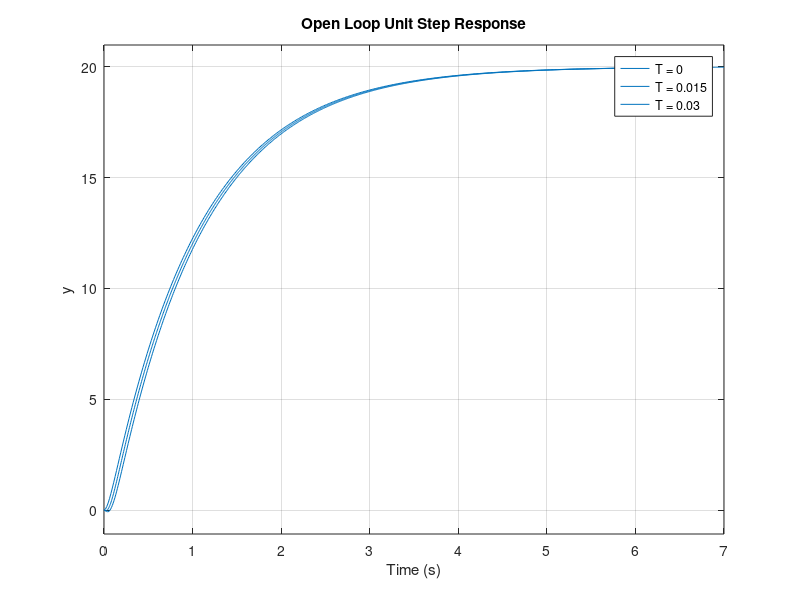

This figure's MATLAB source:
s = tf('s');
T = [0, 0.015, 0.03];
for i=1:3
  G = 400*(1-T(i)*s)/((s+1)*(s+20)*(1+T(i)*s));
  ylim([0 20]);
  step(G);
  hold on
end

title('Open Loop Unit Step Response')
xlabel('Time (s)')
ylabel('y')
legend({'T = 0','T = 0.015', 'T = 0.03'},'Location','northeast')

hold off